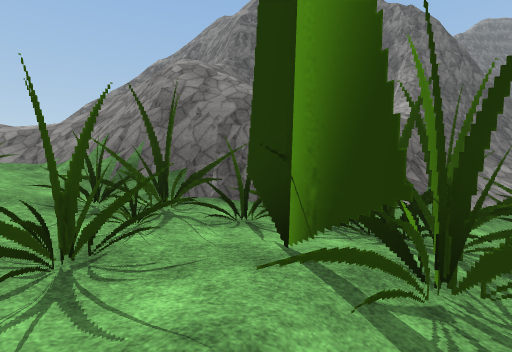
[1] (above)

23 first-person views from a walk through a 3-D level made in the Unity game engine. The camera is 1.5 m above the floor, tilts 4° down and sees 90° across. The floor is counted in squares, 2 m on a side. Each view is taken from the middle of a square. On the plan, view 1 faces up. The plan holds only what a view shows up to about 9 squares ahead; the rest is blank. The place goes on beyond the plan. Some surface patterns are stand-ins.

[2]
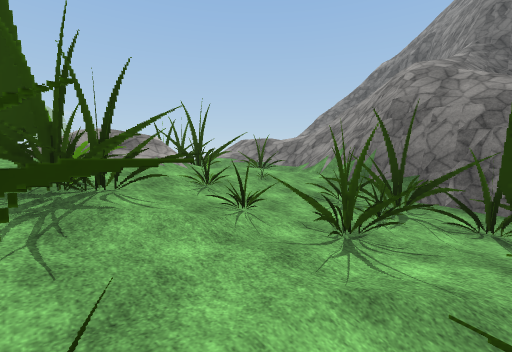

[3]
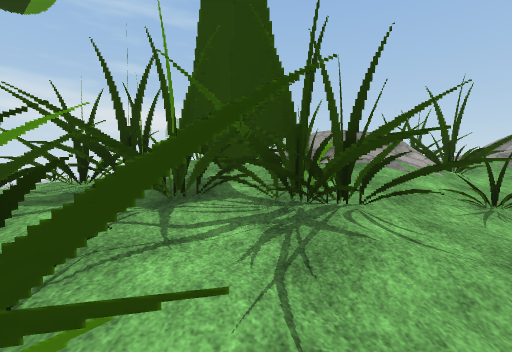

[4]
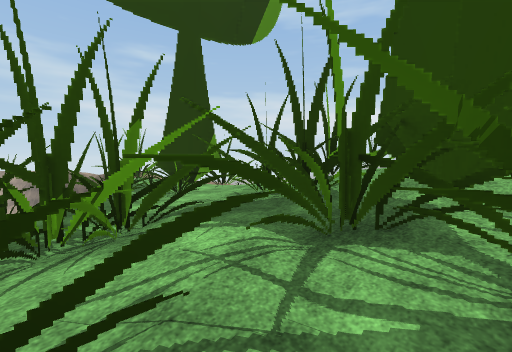

[5]
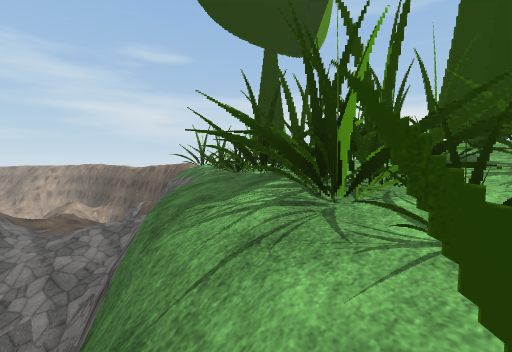

[6]
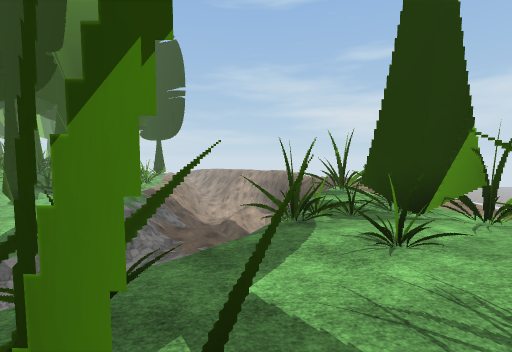

[7]
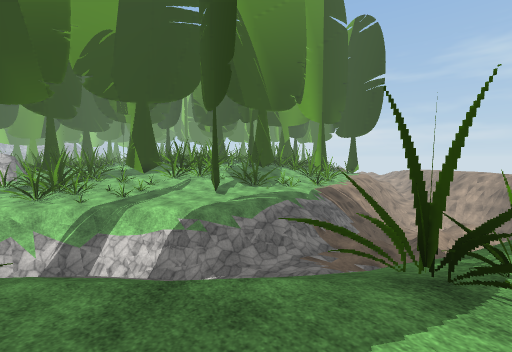

[8]
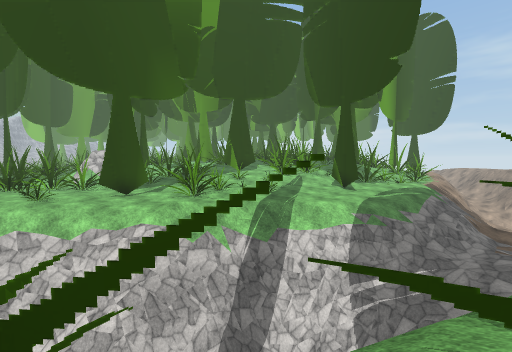

[9]
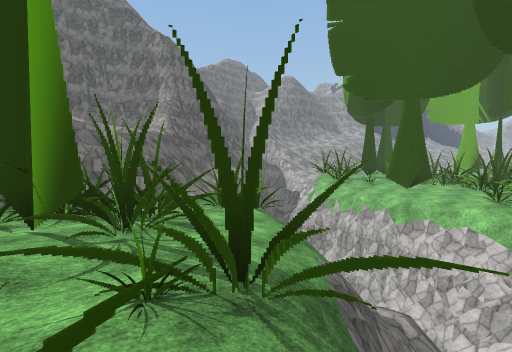

[10]
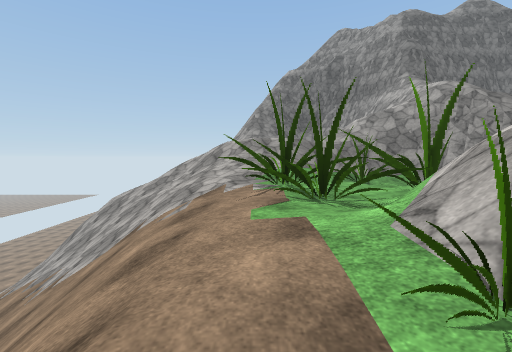

[11]
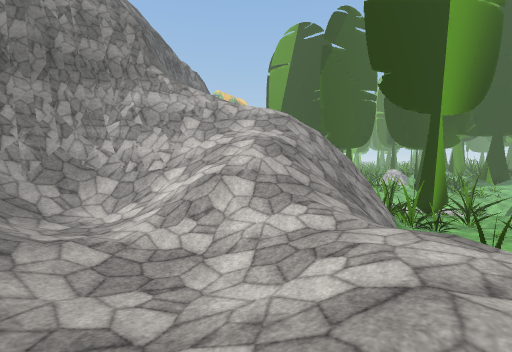

[12]
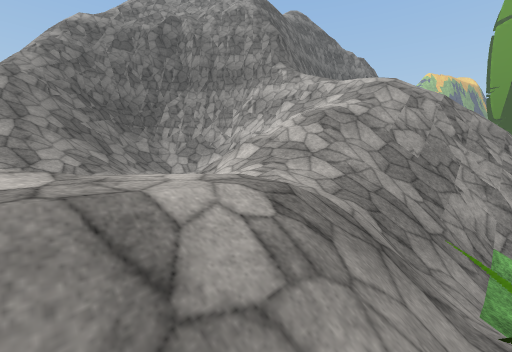

[13]
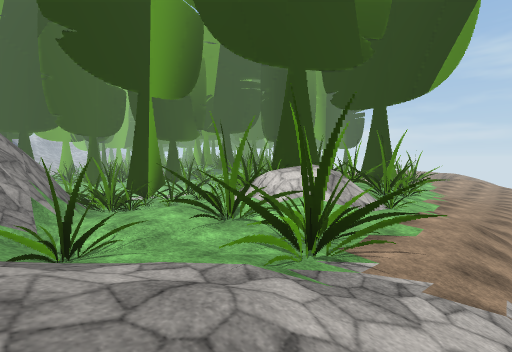

[14]
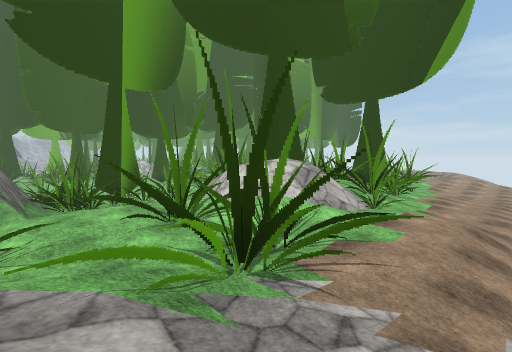

[15]
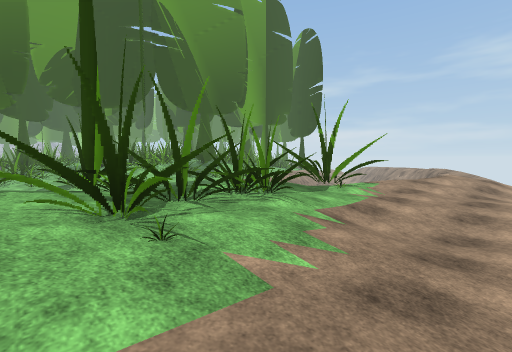

[16]
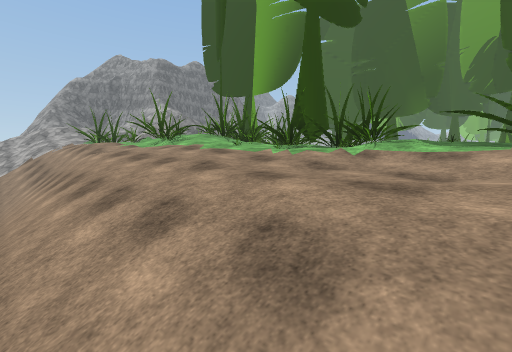

[17]
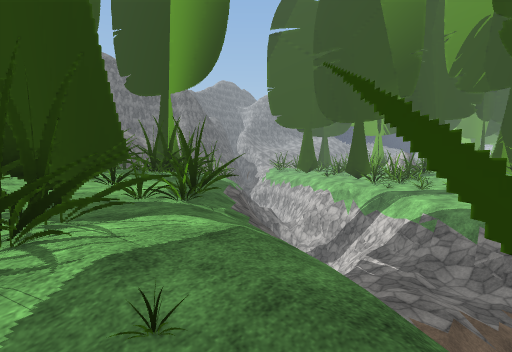

[18]
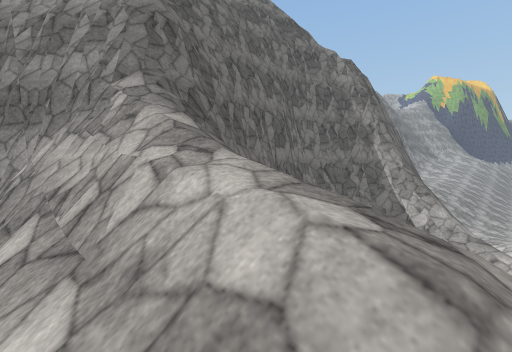

[19]
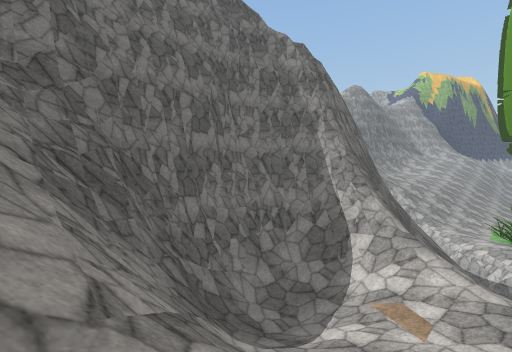

[20]
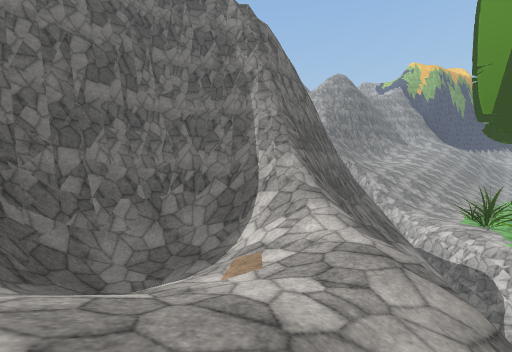

[21]
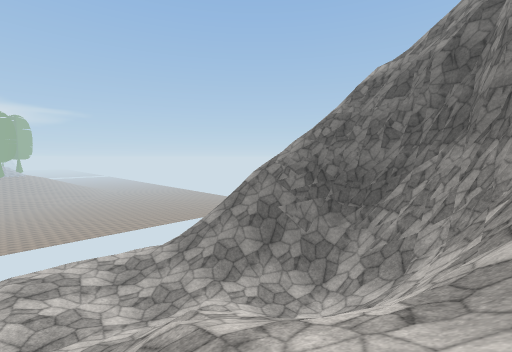

[22]
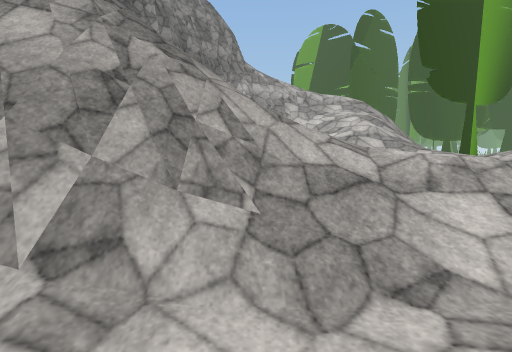

[23]
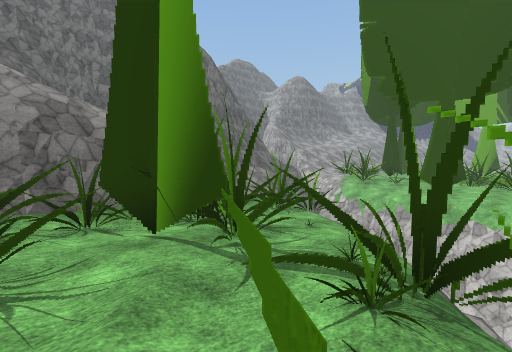

### Floor plan
Key: @ floor where view 1 was taken; # wall or solid block; . main floor; : floor 0.75 m higher than the main floor; - floor 0.75 m lower than the main floor; + floor 1.5 m higher than the main floor; _ floor 1.5 m lower than the main floor; * floor 2.5 m higher than the main floor; % floor 3.25 m higher than the main floor; < floor 3.25 m lower than the main floor; ( floor 4 m lower than the main floor; & floor 8 m higher than the main floor; $ floor 10.5 m higher than the main floor; / step, stairs or slope; = window, fence, low wall or low ledge; v drop or lower ground.
Columns run from 15 left of view 1 to 13 right of it. Each row starts with its distance up from view 1.
 18        =#
 17        =##
 16        $v##
 15       v=###
 14     #v////###
 13     ##/////######
 12    //=///*/##v=v######
 11     +///%///#/vv##//#####
 10      %%%%/////=##///=#vvv
  9      %///////&/#////=vvv
  8  /////%%%////////////vv
  7 #//////////=v/////%/vv   #=#/
  6 ///////////##v/////vv    ==/.
  5 ////////+:://##vvvvv
  4  /////++:++:/..## v=
  3  /////+::++::..###=#
  2   ////+:/=//.#..###     #
  1    ///+/////#/..##     ##/
  0    ///+////+:/.@###    ###-
 -1    ///://++#::../v#   ##/=--
 -2    ///./++##:::/v##  =#v/#--
 -3    ///.//+/::://v   ###/_#-
 -4    ///.::#::::.v    ##/__#
 -5    //..:#::::./     #v/_-
 -6    //...:::::/v#  ###/--
 -7    //....####v #==##v/-
 -8    //......./=/////#/_
 -9    //.../::/=/////#/_
-10    //-....:/ <</(//__
-11    /--..../  //<//_

Where each view was taken, in squares from view 1:
view 1: 0 up, 0 right, facing up
view 2: 1 down, 0 right, facing up-left
view 3: 1 down, 1 left, facing left
view 4: 1 down, 2 left, facing down-left
view 5: 1 down, 1 right, facing down-left
view 6: 3 down, 3 left, facing down
view 7: 5 down, 4 left, facing down-right
view 8: 1 down, 0 right, facing down-right
view 9: 2 down, 0 right, facing up-right
view 10: 1 down, 9 left, facing up
view 11: 9 up, 10 left, facing right
view 12: 6 up, 9 left, facing up-right
view 13: 6 up, 10 left, facing down-right
view 14: 5 up, 10 left, facing down-right
view 15: 6 down, 9 left, facing down-right
view 16: 11 down, 12 left, facing up-right
view 17: 11 down, 6 left, facing up-right
view 18: 8 up, 3 left, facing up-right
view 19: 7 up, 1 left, facing up-right
view 20: 6 up, 1 right, facing up-right
view 21: 8 up, 3 left, facing up-left
view 22: 12 up, 12 left, facing right
view 23: 1 down, 1 left, facing up-right
